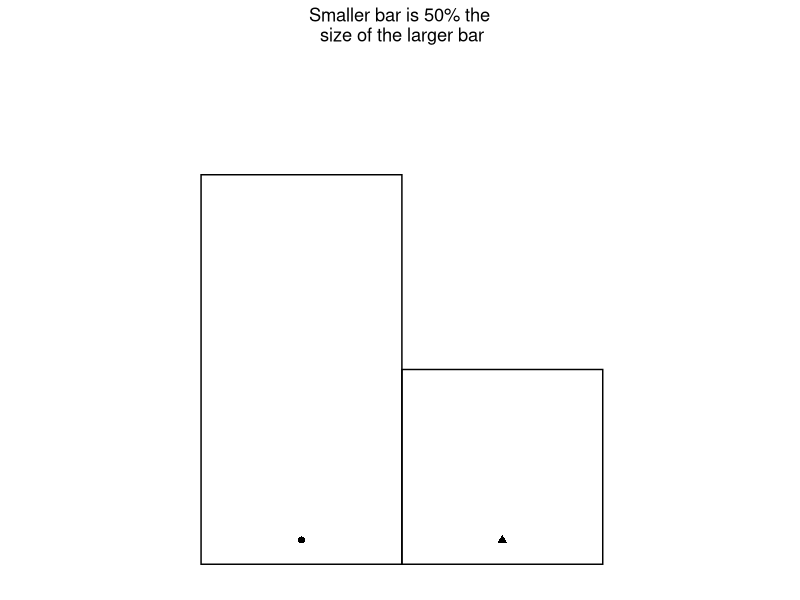
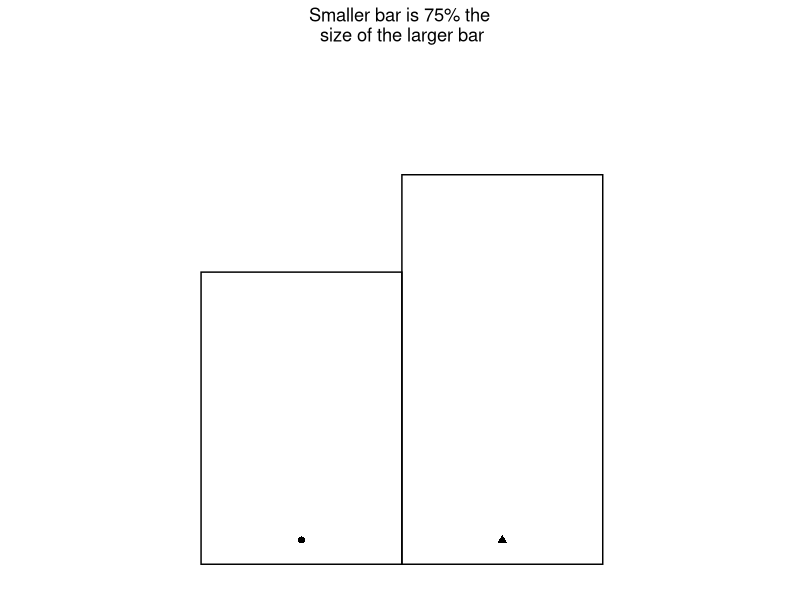
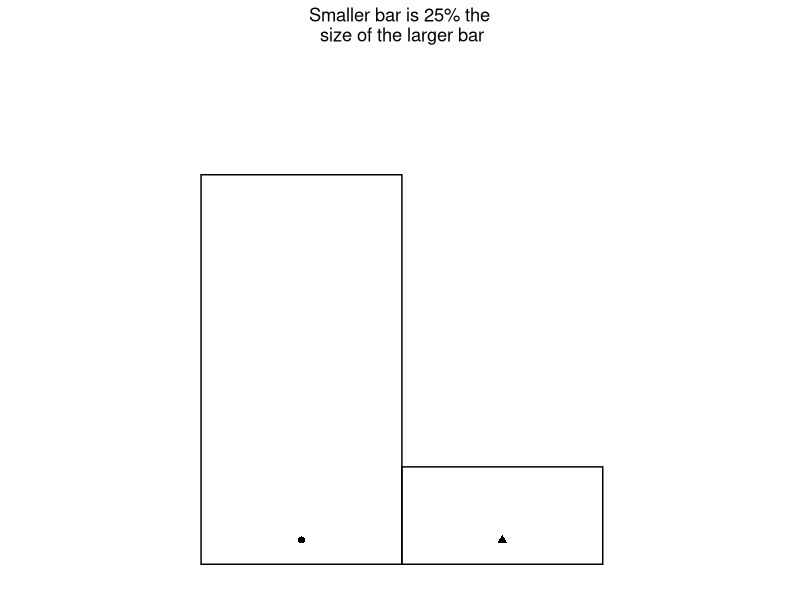

Write the R code that produced these figures, in order.
require(ggplot2)
p1 <- ggplot(mapping = aes(x = 1:2, y = c(80, 40))) +
  geom_col(width = 1,
           fill = NA,
           color = 'black') +
  geom_point(aes(y = 5), shape = c(16,17),
             size = 2) +
  ylim(0, 100) +
  labs(title = 'Smaller bar is 50% the \nsize of the larger bar') +
  theme_minimal() +
  theme(axis.title = element_blank(),
        panel.grid = element_blank(),
        plot.title = element_text(hjust = 0.5),
        axis.text.y = element_blank(),
        axis.text.x = element_blank(),
        strip.text = element_text(size = 20),
        legend.position = 'none',
        aspect.ratio = 4/3.3)



p2 <- ggplot(mapping = aes(x = 1:2, y = c(60, 80))) +
  geom_col(width = 1,
           fill = NA,
           color = 'black') +
  geom_point(aes(y = 5), shape = c(16,17),
             size = 2) +
  ylim(0, 100) +
  labs(title = 'Smaller bar is 75% the \nsize of the larger bar') +
  theme_minimal() +
  theme(axis.title = element_blank(),
        panel.grid = element_blank(),
        plot.title = element_text(hjust = 0.5),
        axis.text.y = element_blank(),
        axis.text.x = element_blank(),
        strip.text = element_text(size = 20),
        legend.position = 'none',
        aspect.ratio = 4/3.3)

p3 <- ggplot(mapping = aes(x = 1:2, y = c(80, 20))) +
  geom_col(width = 1,
           fill = NA,
           color = 'black') +
  geom_point(aes(y = 5), shape = c(16,17),
             size = 2) +
  ylim(0, 100) +
  labs(title = 'Smaller bar is 25% the \nsize of the larger bar') +
  theme_minimal() +
  theme(axis.title = element_blank(),
        panel.grid = element_blank(),
        plot.title = element_text(hjust = 0.5),
        axis.text.y = element_blank(),
        axis.text.x = element_blank(),
        strip.text = element_text(size = 20),
        legend.position = 'none',
        aspect.ratio = 4/3.3)




